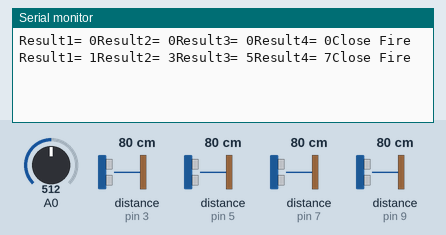
Bench run of a sketch on a simulated Arduino Uno, built with avr-gcc and run on an emulated ATmega328P. Parts: the last lines printed to the serial monitor. Wiring (inferred from the names in the program): 4 × ultrasonic range finder: trigger pin 2, echo pin 3 / trigger pin 4, echo pin 5 / trigger pin 6, echo pin 7 / trigger pin 8, echo pin 9. The inputs (shaded band) are chosen by the test bench; at power-on: A0 = 512, distance to the obstacle (sensors on pin 3, pin 5, pin 7, pin 9) 80 cm. The echo pulse lasts 58.3 µs per cm.

Above: at 3.2 s.
3.3 s: A0 set to 674
At 5.7 s:
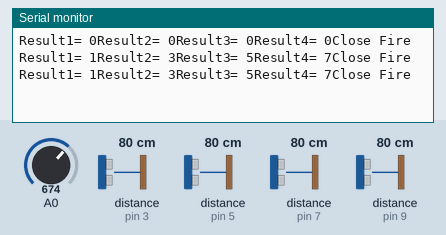
6.5 s: A0 set to 692
At 7.7 s:
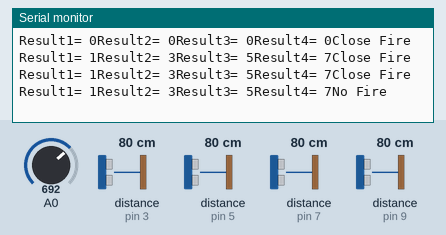

The sketch:

Distance_Sensor.ino
```cpp
#include <SoftwareSerial.h>

#define trigger_1 2
#define echo_1 3

#define trigger_2 4
#define echo_2 5

#define trigger_3 6
#define echo_3 7

#define trigger_4 8
#define echo_4 9

#define RxD 0  //HC-05  Tx
#define TxD 1  //HC-05  Rx

uint16_t time_1;
uint16_t distance_1;

uint16_t time_2;
uint16_t distance_2;

uint16_t time_3;
uint16_t distance_3;

uint16_t time_4;
uint16_t distance_4;

int result_1; // 1.Otopark durumunu gösteren variable
int result_2; // 1.Otopark durumunu gösteren variable
int result_3; // 1.Otopark durumunu gösteren variable
int result_4; // 1.Otopark durumunu gösteren variable
int fire_result; // Yangın durumunu gösteren variable

const int sensorMin = 0;
const int sensorMax = 1024;

unsigned long previous_time = 0;
unsigned long current_time = 0;
unsigned long seconds = 0;

SoftwareSerial blueToothSerial(RxD,TxD);

void setup() {
  // put your setup code here, to run once:
  Serial.begin(9600);
  blueToothSerial.begin(9600);
  pinMode(RxD, INPUT);
  pinMode(TxD, OUTPUT);

  pinMode(trigger_1,OUTPUT);
  pinMode(echo_1,INPUT);
  digitalWrite(trigger_1,LOW);

  pinMode(trigger_2,OUTPUT);
  pinMode(echo_2,INPUT);
  digitalWrite(trigger_2,LOW);

  pinMode(trigger_3,OUTPUT);
  pinMode(echo_3,INPUT);
  digitalWrite(trigger_3,LOW);

  pinMode(trigger_4,OUTPUT);
  pinMode(echo_4,INPUT);
  digitalWrite(trigger_4,LOW);
}

void loop()
{
  // put your main code here, to run repeatedly:
  digitalWrite(trigger_1,LOW);
  delayMicroseconds(2);
  digitalWrite(trigger_1,HIGH);
  delayMicroseconds(10);
  digitalWrite(trigger_1,LOW);

  time_1 = pulseIn(echo_1,HIGH);
  distance_1 = time_1 * 0.034/2;

  digitalWrite(trigger_2,LOW);
  delayMicroseconds(2);
  digitalWrite(trigger_2,HIGH);
  delayMicroseconds(10);
  digitalWrite(trigger_2,LOW);

  time_2 = pulseIn(echo_2,HIGH);
  distance_2 = time_2 * 0.034/2;

  digitalWrite(trigger_3,LOW);
  delayMicroseconds(2);
  digitalWrite(trigger_3,HIGH);
  delayMicroseconds(10);
  digitalWrite(trigger_3,LOW);

  time_3 = pulseIn(echo_3,HIGH);
  distance_3 = time_3 * 0.034/2;

  digitalWrite(trigger_4,LOW);
  delayMicroseconds(2);
  digitalWrite(trigger_4,HIGH);
  delayMicroseconds(10);
  digitalWrite(trigger_4,LOW);

  time_4 = pulseIn(echo_4,HIGH);
  distance_4 = time_4 * 0.034/2;


  // Serial.print("---");
  // Serial.print("Distance1= ");
  // Serial.print(distance_1);
  // Serial.print("cm");
  // Serial.print("---");
   Serial.print("Result1= ");
    Serial.print(result_1);

  // Serial.print("----");
  // Serial.print("");

  // Serial.print("Distance2= ");
  // Serial.print(distance_2);
  // Serial.print("cm");
  // Serial.print("---");
  Serial.print("Result2= ");

  Serial.print(result_2);

  // Serial.print("----");

  // Serial.print("Distance3= ");
  // Serial.print(distance_3);
  // Serial.print("cm");
  // Serial.print("---");
  Serial.print("Result3= ");


  Serial.print(result_3);

  // Serial.print("----");

  // Serial.print("Distance4= ");
  // Serial.print(distance_4);
  // Serial.print("cm");
  // Serial.print("---");
  Serial.print("Result4= ");

  Serial.print(result_4);

  // Serial.print("----");


  if(distance_1 >= 2 && distance_1 <= 12) // Otopark dolu ise
  {
    result_1 = 0;
  }
  else
  {
    result_1 = 1;
  }

  if(distance_2 >= 2 && distance_2 <= 12)
  {
    result_2 = 2;
  }
  else
  {
    result_2 = 3;
  }

  if(distance_3 >= 2 && distance_3 <= 12)
  {
    result_3 = 4;
  }
  else
  {
    result_3 = 5;
  }

  if(distance_4 >= 2 && distance_4 <= 12)
  {
    result_4 = 6;
  }
  else
  {
    result_4 = 7;
  }

  // Transfer edildiğinde 7 ile bolumunden kalana bakılıp spesifik otoparkın dolu ya da boş olduğu belirlenir.

 // read the sensor on analog A0:
 int sensorReading = analogRead(A0);
 int range = map(sensorReading, sensorMin, sensorMax, 0, 3);

// range value:
 switch (range) {
 case 0: // A fire closer than 1.5 feet away.
 Serial.print("Close Fire");
 fire_result = 8;
//  Serial.print("---");
//   Serial.print("Fire Result: ");
//  Serial.print("---");
//  Serial.print(fire_result);

 break;
 case 1: // A fire between 1-3 feet away.
 Serial.println("Close Fire");
 fire_result = 8;
//  Serial.print("---");
//  Serial.print("Fire Result: ");
//  Serial.print("---");
//  Serial.print(fire_result);
 break;
 case 2: // No fire detected.
 Serial.println("No Fire");
 fire_result = 9;
//  Serial.print("---");
//  Serial.print("Fire Result: ");
//  Serial.print("---");
//  Serial.print(fire_result);
 break;
 }
 delay(1); // delay between reads

// current_time = millis();
//   if((current_time - previous_time)>= 1000)
//   {
//     seconds++;

//   previous_time = current_time;
//   Serial.println(seconds);
//   }


//if bth.serial condition'u almadık eski koddaki, almak gerekebilir dikkat et.
//https://www.youtube.com/watch?v=EfYaCYVupKI&ab_channel=AutomationHouse

if(seconds % 30 == 0)
{
  // Convert the sensor data to a string
  String dataString1 = String(result_1);
  String dataString2 = String(result_2);
  String dataString3 = String(result_3);
  String dataString4 = String(result_4);

  // Send the data to the Raspberry Pi
  blueToothSerial.println(dataString1);
  delay(100);
  blueToothSerial.println(dataString2);
  delay(100);
  blueToothSerial.println(dataString3);
  delay(100);
  blueToothSerial.println(dataString4);
  delay(100);

}
delay(2000);
// String dataString5 = String(fire_result);
// blueToothSerial.println(dataString5);
// delay(3000);

 //delay(100);

}

// ARduino SON KOD
```

Measured:
- the behaviour switches between 682 and 683 on A0 (found by bisection; images 1 and 2)
- after the input at 6.5 s, the serial monitor: prints a new line after 0.83 s (image 2)
